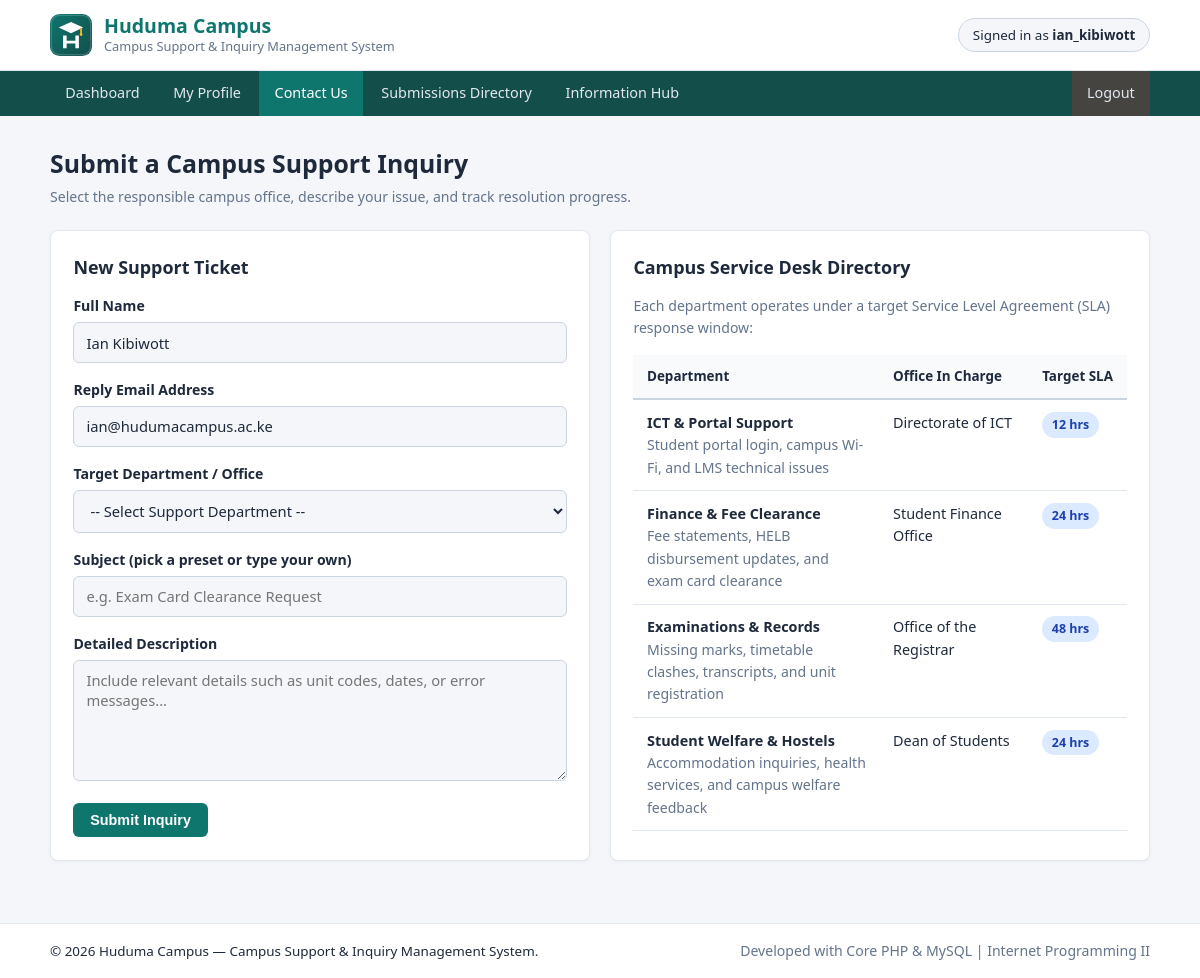
Screenshot of /pages/contact.php (signed in) with the database file from the repository.
### tables this page shows
CREATE TABLE users (
    id INT AUTO_INCREMENT PRIMARY KEY,
    username VARCHAR(50) NOT NULL UNIQUE,
    email VARCHAR(120) NOT NULL UNIQUE,
    password_hash VARCHAR(255) NOT NULL,
    full_name VARCHAR(100) NOT NULL,
    reg_number VARCHAR(40) NOT NULL DEFAULT 'N/A',
    department VARCHAR(80) NOT NULL DEFAULT 'General',
    created_at DATETIME NOT NULL DEFAULT CURRENT_TIMESTAMP,
     
    INDEX idx_users_email (email),
    INDEX idx_users_username (username)
);

CREATE TABLE categories (
    id INT AUTO_INCREMENT PRIMARY KEY,
    name VARCHAR(80) NOT NULL UNIQUE,
    office_in_charge VARCHAR(100) NOT NULL,
    sla_hours INT NOT NULL DEFAULT 24,
    description VARCHAR(255) NOT NULL
);

### includes/functions.php (called while the page is built, shortened)
<?php
function sanitizeInput(string $input): string {
    $trimmed = trim($input);
    $cleaned = str_replace(["\r", "\0"], '', $trimmed);
    return htmlspecialchars($cleaned, ENT_QUOTES, 'UTF-8');
}

### pages/contact.php (the view, shortened to what this page needs)
<?php
require_once __DIR__ . '/../config/db.php';
require_once __DIR__ . '/../includes/functions.php';
$userId  = (int)$_SESSION['user_id'];
$userStmt = $pdo->prepare(
    "SELECT full_name, email FROM users WHERE id = :id LIMIT 1"
);
$userStmt->execute([':id' => $userId]);
$currentUser = $userStmt->fetch();
$catStmt = $pdo->query(
    "SELECT id, name, office_in_charge, sla_hours, description
     FROM categories
     ORDER BY id ASC"
);
$categories = $catStmt->fetchAll();
$old = [
    'sender_name'  => sanitizeInput($currentUser['full_name'] ?? ''),
    'sender_email' => sanitizeInput($currentUser['email'] ?? ''),
    'category_id'  => '',
    'subject'      => '',
    'message'      => '',
];
include __DIR__ . '/../includes/header.php';
?>
<section class="page-header">
    <h1>Submit a Campus Support Inquiry</h1>
    <p class="muted">Select the responsible campus office, describe your issue, and track resolution progress.</p>
</section>
<section class="grid-2">
    <div class="card">
        <h2>New Support Ticket</h2>
        <form method="POST" action="contact.php" novalidate>
            <div class="form-group">
                <label for="sender_name">Full Name</label>
                <input type="text" id="sender_name" name="sender_name" value="<?= $old['sender_name'] ?>" required>
            </div>
            <div class="form-group">
                <label for="sender_email">Reply Email Address</label>
                <input type="email" id="sender_email" name="sender_email" value="<?= $old['sender_email'] ?>" required>
            </div>
            <div class="form-group">
                <label for="category_id">Target Department / Office</label>
                <select id="category_id" name="category_id" required>
                    <option value="">-- Select Support Department --</option>
                </select>
            </div>
            <div class="form-group">
                <label for="subject">Subject (pick a preset or type your own)</label>
                <input type="text" id="subject" name="subject" list="subject_presets"
                       placeholder="e.g. Exam Card Clearance Request" value="<?= $old['subject'] ?>" required>
            </div>
            <div class="form-group">
                <label for="message">Detailed Description</label>
                <textarea id="message" name="message" rows="5"
                          placeholder="Include relevant details such as unit codes, dates, or error messages..."
                          required><?= $old['message'] ?></textarea>
            </div>
            <button type="submit" class="btn">Submit Inquiry</button>
        </form>
    </div>
    <div class="card">
        <h2>Campus Service Desk Directory</h2>
        <p class="muted" style="margin-bottom:1rem;">
            Each department operates under a target Service Level Agreement (SLA) response window:
        </p>
        <div class="table-responsive">
            <table class="data-table">
                <thead>
                    <tr>
                        <th>Department</th>
                        <th>Office In Charge</th>
                        <th>Target SLA</th>
                    </tr>
                </thead>
                <tbody>
                    <?php foreach ($categories as $cat): ?>
                        <tr>
                            <td>
                                <strong><?= htmlspecialchars($cat['name'], ENT_QUOTES, 'UTF-8') ?></strong><br>
                                <span class="muted"><?= htmlspecialchars($cat['description'], ENT_QUOTES, 'UTF-8') ?></span>
                            </td>
                            <td><?= htmlspecialchars($cat['office_in_charge'], ENT_QUOTES, 'UTF-8') ?></td>
                            <td><span class="badge badge-progress"><?= (int)$cat['sla_hours'] ?> hrs</span></td>
                        </tr>
                    <?php endforeach; ?>
                </tbody>
            </table>
        </div>
    </div>
</section>
<?php include __DIR__ . '/../includes/footer.php'; ?>

### assets/style.css (style rules this page uses)
:root { --bg: #f4f6f9; --surface: #ffffff; --surface-alt: #f8fafc; --text: #1e293b; --muted: #64748b; --border: #cbd5e1; --border-light: #e2e8f0; --primary: #0f766e; --primary-hover: #115e59; --nav-bg: #134e4a; --danger: #dc2626; --danger-hover: #b91c1c; --secondary: #475569; --secondary-hover: #334155; }
*, *::before, *::after { box-sizing: border-box; margin: 0; padding: 0; }
body { font-family: "Segoe UI", Roboto, -apple-system, BlinkMacSystemFont, Arial, sans-serif; background-color: var(--bg); color: var(--text); font-size: 15px; line-height: 1.55; min-height: 100vh; display: flex; flex-direction: column; }
.page-header { margin-bottom: 1.4rem; }
.page-header h1 { font-size: 1.55rem; font-weight: 700; margin-bottom: 0.25rem; }
.muted { color: var(--muted); font-size: 0.88rem; }
.card { background: var(--surface); border: 1px solid var(--border-light); border-radius: 8px; padding: 1.4rem; margin-bottom: 1.4rem; box-shadow: 0 1px 3px rgba(0, 0, 0, 0.05); }
.card h2, .card h3 { font-size: 1.12rem; font-weight: 700; margin-bottom: 0.85rem; }
.grid-2 { display: grid; grid-template-columns: repeat(auto-fit, minmax(330px, 1fr)); gap: 1.25rem; }
.form-group { margin-bottom: 1rem; }
.form-group label { display: block; font-weight: 600; font-size: 0.88rem; margin-bottom: 0.35rem; }
input[type="text"], input[type="email"], input[type="password"], select, textarea { width: 100%; padding: 0.58rem 0.75rem; border: 1px solid var(--border); border-radius: 6px; background: var(--bg); color: var(--text); font-size: 0.92rem; font-family: inherit; }
.btn { display: inline-block; background: var(--primary); color: #ffffff !important; border: none; padding: 0.58rem 1.05rem; border-radius: 6px; font-size: 0.9rem; font-weight: 600; cursor: pointer; text-decoration: none !important; text-align: center; white-space: nowrap; }
.badge { display: inline-block; padding: 0.2rem 0.6rem; border-radius: 999px; font-size: 0.78rem; font-weight: 600; white-space: nowrap; }
.badge-progress { background: #dbeafe; color: #1e40af; }
.table-responsive { overflow-x: auto; }
.data-table { width: 100%; border-collapse: collapse; font-size: 0.9rem; }
.data-table th, .data-table td { padding: 0.72rem 0.85rem; border-bottom: 1px solid var(--border-light); text-align: left; vertical-align: top; }
.data-table th { background: var(--surface-alt); font-weight: 600; font-size: 0.84rem; border-bottom: 2px solid var(--border); white-space: nowrap; }

### rows the page displays
users: sender_name "Ian Kibiwott", sender_email "ian@hudumacampus.ac.ke"
categories: name "ICT & Portal Support", description "Student portal login, campus Wi-Fi, and LMS technical issues", office_in_charge "Directorate of ICT", sla_hours "12"
categories: name "Finance & Fee Clearance", description "Fee statements, HELB disbursement updates, and exam card clearance", office_in_charge "Student Finance Office", sla_hours "24"
categories: name "Examinations & Records", description "Missing marks, timetable clashes, transcripts, and unit registration", office_in_charge "Office of the Registrar", sla_hours "48"
categories: name "Student Welfare & Hostels", description "Accommodation inquiries, health services, and campus welfare feedback", office_in_charge "Dean of Students", sla_hours "24"

### other values shown
APP_NAME "Huduma Campus"
APP_SUBTITLE "Campus Support & Inquiry Management System"
$_SESSION['username'] "ian_kibiwott"
